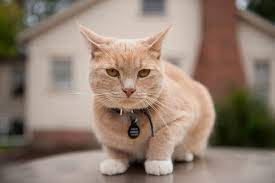
#> input picture cat1.jpg, 275 x 183 px
$ python histogram.py
#> lines starting #> are read from the running program, lines starting #| are printed output that depends on the picture; after the words box and inside, x2 and y2 are one past the last pixel; in counts of white or black regions, pixels touching at a corner belong together
import cv2 as cv
import matplotlib.pyplot as plt
import numpy as np
img= cv.imread('cat1.jpg')
#> img is the input picture: shape (183, 275, 3); mean B, G, R 112.8, 126.7, 145
cv.imshow('Cat1',img)
gray= cv.cvtColor(img, cv.COLOR_BGR2GRAY)
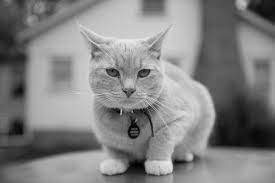
#> gray: shape (183, 275); min 1, max 237, mean 130.6
cv.imshow('Gray', gray)

gray_hist=cv.calcHist([gray],[0],None,[256],[0,256]) # Gray Histogram
#> gray_hist = 256 values, max 486 at index 88, min 0 at index 0, mean 196.6

plt.figure
plt.title('Grayscale Histogram')
plt.xlabel('Bins')
plt.ylabel('No. of pixels')

blank = np.zeros(img.shape[:2], dtype='uint8')
circle= cv.circle(blank,(img.shape[1]//2,img.shape[0]//2), 100, 255,-1)
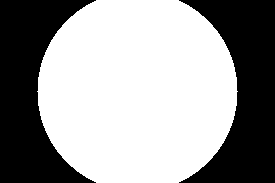
#> blank: shape (183, 275); 60.6% white; 2 black regions, box (x1, y1, x2, y2) and area: (0, 0, 96, 183) 9913, (179, 0, 275, 183) 9913
mask=cv.bitwise_and(gray,gray,mask=circle)
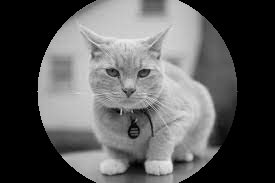
#> mask: shape (183, 275); min 0, max 237, mean 90.2
cv.imshow('Mask',mask)

gray_hist=cv.calcHist([gray],[0],mask,[256],[0,256])
#> gray_hist = 256 values, max 456 at index 201, min 0 at index 0, mean 119.1

plt.figure()
plt.title('Gray Histogram')
plt.xlabel('Bins')
plt.ylabel('No. of pixels')


colors=('b','g','r') #Colour Histogram
for i,col in enumerate(colors):
    hist=cv.calcHist([img],[i],None,[256],[0,256])
    plt.plot(hist,color=col)
    plt.xlim([0,256])

plt.show()
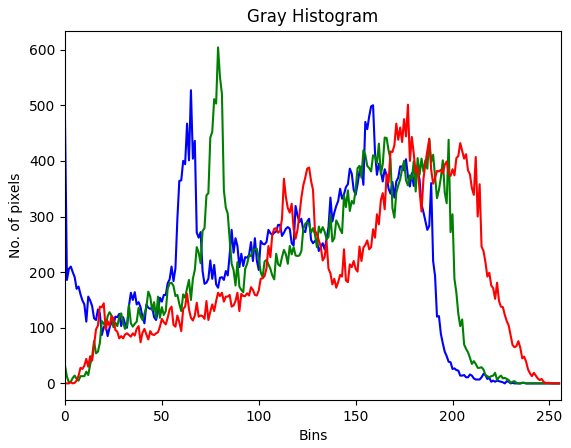
#> figure drawn by matplotlib, 1 panel; curve peaks at x = 65, y = 527; curve peaks at x = 79, y = 604; curve peaks at x = 177, y = 501

cv.waitKey(0)
